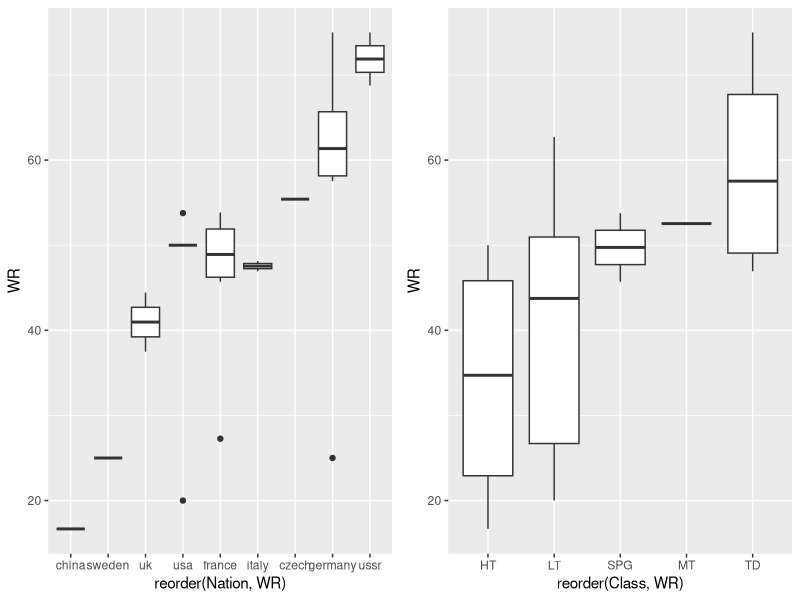

Source code (R):
library(tidyverse)
library(here)
WOT_df <- read.csv("WOT.csv")

WOT_df$WR <- as.numeric(gsub("%","",WOT_df$WR))
#df1$x1 <- gsub("1","",as.character(df1$x1))


#Filter out any tanks played 3 or less games on 
library(dplyr)
WOT_df <- filter(WOT_df , WOT_df$Battles > 3)

# Failed to reorder the Nation and Class in plot : -10
#Correct way to do it is below

#Graphing both ggplots side by side 
plot_a <- ggplot(data = WOT_df) + geom_boxplot(mapping = aes(x=reorder(Nation ,WR), y=WR))
plot_b <- ggplot(data = WOT_df) +geom_boxplot(mapping = aes(x=reorder(Class,WR), y=WR))

gridExtra::grid.arrange(
  plot_a,
  plot_b,
  ncol = 2)